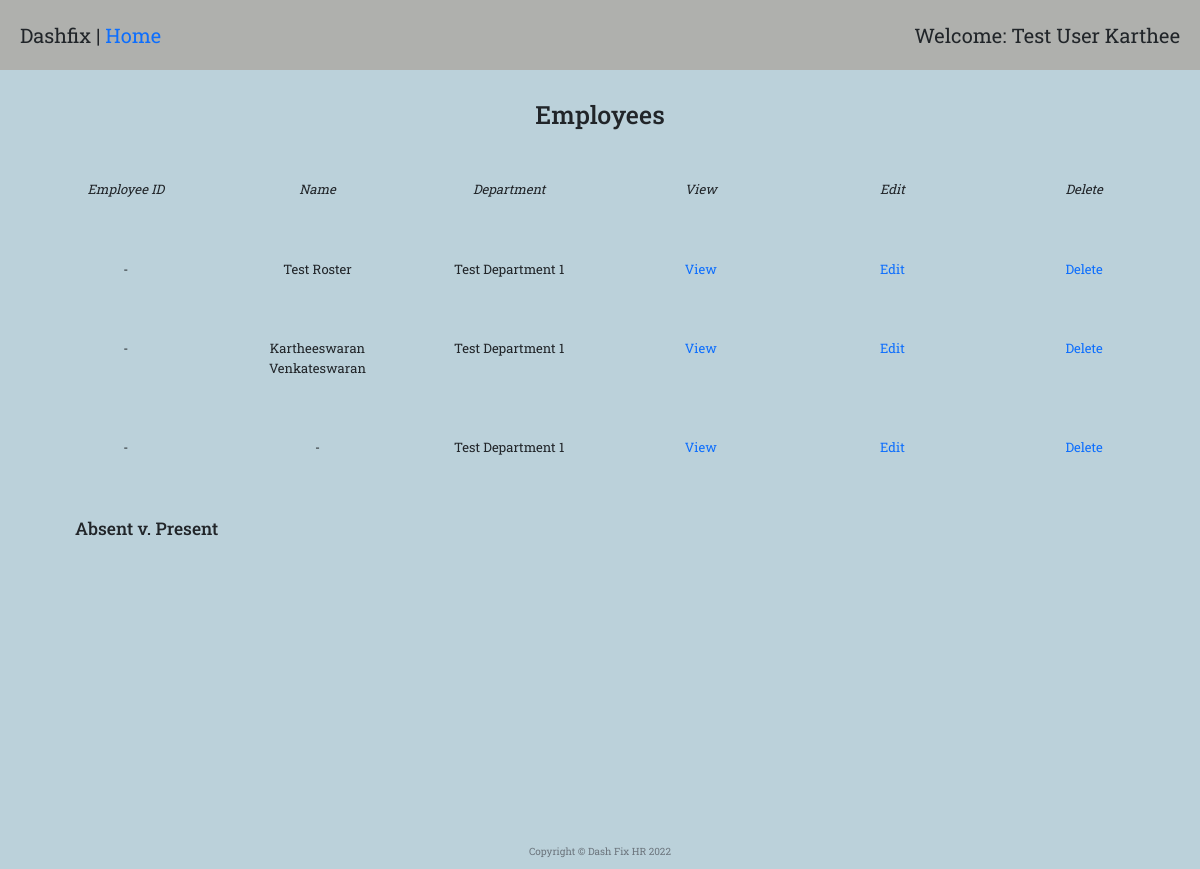
The app's page /employee_report (signed in), older data.
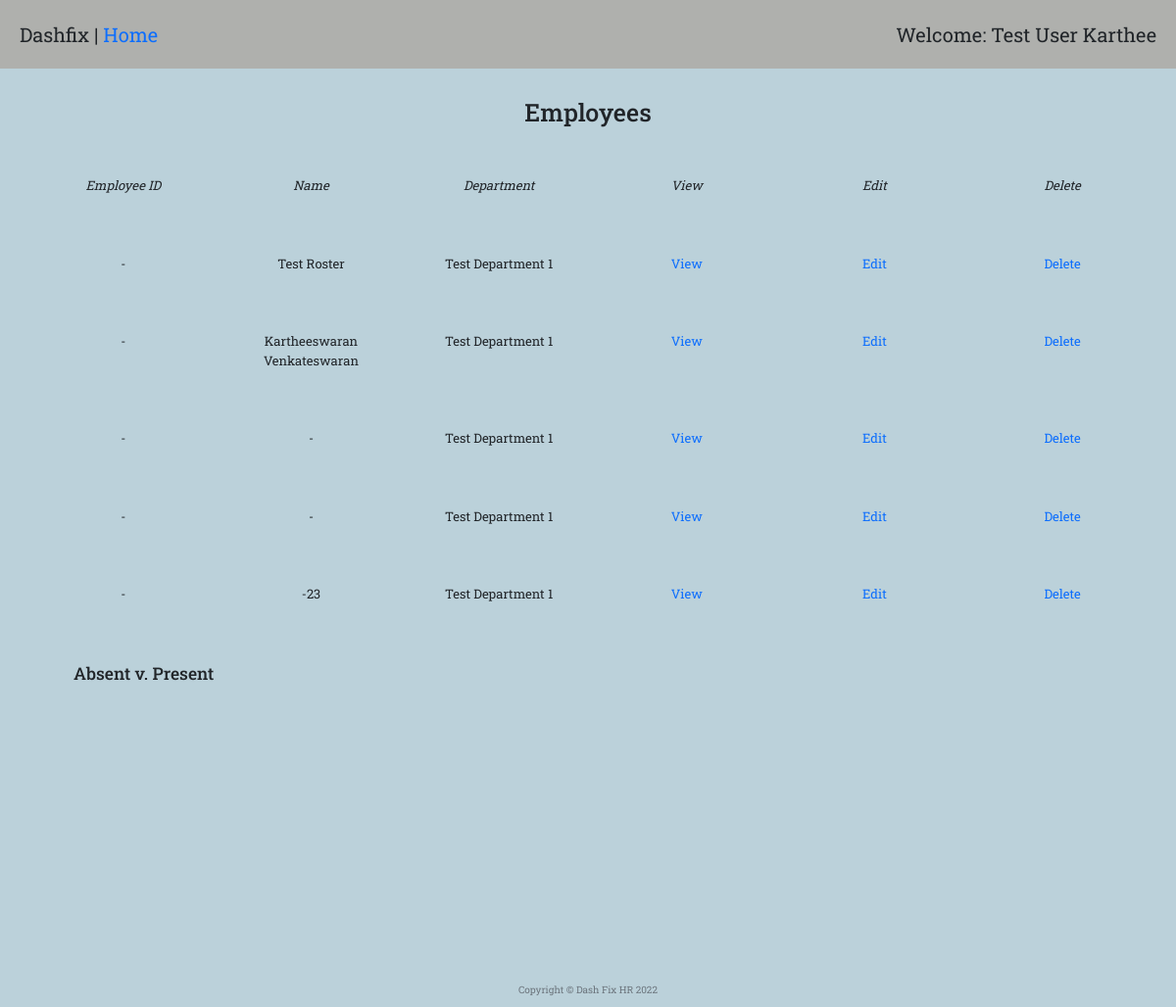
The same page, newer data.
### main.py (models this page shows)
class User(UserMixin, db.Model):
    __tablename__ = "Users"
    id = Column(Integer, primary_key=True)
    email = Column(String(100), unique=True)
    password = Column(String(100))
    name = Column(String(1000))
    employee = relationship("employeeMaster", back_populates="user")
    roster = relationship("rosterMaster", back_populates="user")
    timesheet = relationship("timesheetMaster", back_populates="user")
    leave = relationship("leaveApplicationMaster", back_populates="user")
    passport = relationship("passportApplicationMaster", back_populates="user")

class employeeMaster(db.Model):
    __tablename__ = "employeeMaster"
    id = Column(Integer, primary_key=True)
    employeeID = Column(String(300))
    joining_date = Column(DateTime)
    name = Column(String(300))
    addressUae = Column(String(300))
    poBox = Column(String(300))
    mobilePersonal = Column(Integer)
    mobileHome = Column(Integer)
    personalMail = Column(String(300))
    addressHome = Column(String(300))
    passportNumber = Column(Integer)
    nationality = Column(String(300))
    ownCar = Column(Boolean)
    carRent = Column(Boolean)
    company_laptop = Column(String(300))
    company_mobile = Column(String(300))
    emUaeName = Column(String(300))
    emUaeRel = Column(String(300))
    emUaeAddr = Column(String(300))
    emUaeMobileNumber = Column(Integer)
    emUaeHomeNumber = Column(Integer)
    originCountry = Column(String(300))
    emCoName = Column(String(300))
    emCoRel = Column(String(300))
    emCoAddr = Column(String(300))
    emCoMobileNumber = Column(Integer)
    emCoHomeNumber = Column(Integer)
    createdBy = Column(Integer, ForeignKey("Users.id"))
    user = relationship("User", back_populates="employee")
    departmentId = Column(Integer, ForeignKey("departmentMaster.id"))
    department = relationship("departmentMaster", back_populates="employee")
    document = relationship("documentMaster", back_populates="employee")
    actionItem = relationship("actionItemMaster", back_populates="employee")
    leave = relationship("leaveApplicationMaster", back_populates="employee")
    passport = relationship("passportApplicationMaster", back_populates="employee")
    timesheet = relationship("timesheetEntryMaster", back_populates="employee")
    roster = relationship("rosterEntryMaster", back_populates="employee")
    details = relationship("employeeDetails", back_populates="employee")

class departmentMaster(db.Model):
    __tablename__ = "departmentMaster"
    id = Column(Integer, primary_key=True)
    name = Column(String(300))
    employee = relationship("employeeMaster", back_populates="department")

### main.py (the view)
@app.route("/employee_report", methods=["GET", "POST"])
@admin_only
def employee_report():
    employee_list = employeeMaster.query.all()
    date_test = '2022-09-01'
    roster_element = db.session.query(rosterMaster).filter_by(date=date_test).first()
    if roster_element:
        roster_entries = db.session.query(rosterEntryMaster).filter_by(rosterID=roster_element.id).all()
        off_days = 0
        for i in roster_entries:
            if i.absent != 'none':
                off_days += 1
    else:
        off_days = 0
        roster_entries = []
    data = {'Task': 'Hours per Day', 'Absent': off_days, 'Present': len(roster_entries)}
    department = []
    for ts in employee_list:
        department_element = departmentMaster.query.get(ts.departmentId)
        if department_element:
            department_name = department_element.name
        else:
            department_name = "None"
        department.append(department_name)
    return render_template("employee_report.html", ts=employee_list, len=range(len(department)), departments=department,
                           data=data, user=current_user)

### main.py (called while the page is built)
def admin_only(f):
    @wraps(f)
    def decorated_function(*args, **kwargs):
        admin = User.query.all()
        admin_id = []
        for i in admin:
            id_ = i.id
            admin_id.append(id_)
        if current_user.id not in admin_id:
            return abort(403)
        return f(*args, **kwargs)
    return decorated_function

@login_manager.user_loader
def load_user(user_id):
    return User.query.get(int(user_id))

### templates/employee_report.html (shortened to what this page needs)
{% extends 'bootstrap/base.html' %}
{% import "bootstrap/wtf.html" as wtf %}
{% block content %}
{% include "header.html" %}
  <div class="welcome">
    <span>Dashfix | <a href="{{url_for('home')}}">Home</a></span>
    <span>Welcome: {{user.name}}</span>
  </div>
  <h1 style="margin-top: 30px; margin-bottom: 50px; text-align: center;">Employees</h1>
  <div class="row" style="margin-bottom: 50px; margin-left: 30px; font-size: 1.5rem; text-align: center;">
    <div class="col-2"><p><em>Employee ID</em></p></div>
    <div class="col-2"><p><em>Name</em></p></div>
    <div class="col-2"><p><em>Department</em></p></div>
    <div class="col-2"><p><em>View</em></p></div>
    <div class="col-2"><p><em>Edit</em></p></div>
    <div class="col-2"><p><em>Delete</em></p></div>
  </div>
  {% for i in len %}
      <div class="row" style="margin-bottom: 50px; margin-left: 30px; text-align: center;">
        <div class="col-2"><p>{{ ts[i].employeeID }}</p></div>
        <div class="col-2"><p>{{ ts[i].name }}</p></div>
        <div class="col-2"><p>{{ departments[i] }}</p></div>
        <div class="col-2"><p><a href="{{url_for('employee_view', employee_id=ts[i].id)}}">View</a></p></div>
        <div class="col-2"><p><a href="{{url_for('employee_edit', employee_id=ts[i].id)}}">Edit</a></p></div>
        <div class="col-2"><p><a href="{{url_for('employee_delete', employee_id=ts[i].id)}}">Delete</a></p></div>
      </div>
  {% endfor %}
  <div style="margin: 50px 20px 0 10px;width: 1000px;margin-bottom: 50px; margin-left: 75px;">
      <h3>Absent v. Present</h3>
      <div id="piechart_3d" style="width: 450px; height: 250px;"></div>
  </div>
{% include "footer.html" %}
{% endblock %}

### templates/header.html (shortened to what this page needs)
<!DOCTYPE html>
<html lang="en">
<head>
  <link href="https://cdn.jsdelivr.net/npm/bootstrap@5.2.0-beta1/dist/css/bootstrap.min.css" rel="stylesheet">
  <link href="{{ url_for('static', filename='styles1.css')}}" rel="stylesheet">
</head>
<body>

### templates/footer.html (shortened to what this page needs)
  <footer>
    <p class="copyright text-muted">Copyright &copy; Dash Fix HR 2022</p>
  </footer>
</body>
</html>

### static/styles1.css (style rules this page uses)
body { font-family: 'Roboto Slab', serif; }
footer { display: flex; justify-content: center; }
body { background-color: #bbd1da; }
.welcome { background-color: #afb0ad; display: flex; justify-content: space-between; padding: 20px; font-size: 2rem; }
.row, h5 { margin-top: 20px; margin-right: 20px; margin-left: 20px; }
div { font-size: 1.3rem; margin: 0px; padding-right: 0px; }
.time_suc_entry, p { text-size: 1.8rem; }
a:link { text-decoration: none; text-color: black; }

Row changes from the older to the newer data that the page shows:
added employeeMaster: employeeID "-", name "-"
added employeeMaster: employeeID "-", name "-23"
Text that changed along with them:
new list line: "Test Department 1"
new list line: "View Edit Delete"
